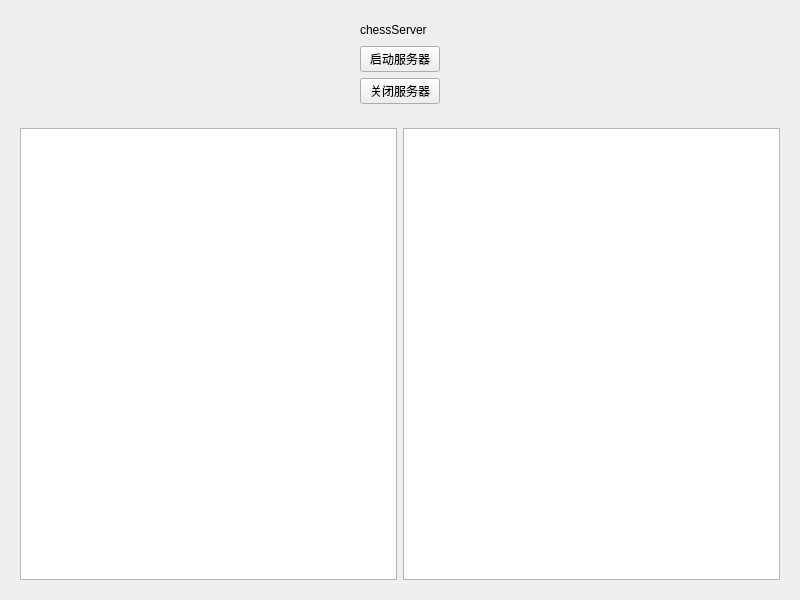
<?xml version="1.0" encoding="UTF-8"?>
<ui version="4.0">
 <class>Widget</class>
 <widget class="QWidget" name="Widget">
  <property name="geometry">
   <rect>
    <x>0</x>
    <y>0</y>
    <width>800</width>
    <height>600</height>
   </rect>
  </property>
  <property name="windowTitle">
   <string>Widget</string>
  </property>
  <layout class="QGridLayout" name="gridLayout_3">
   <item row="0" column="0">
    <widget class="QWidget" name="widget" native="true">
     <layout class="QGridLayout" name="gridLayout">
      <item row="0" column="0">
       <spacer name="horizontalSpacer">
        <property name="orientation">
         <enum>Qt::Horizontal</enum>
        </property>
        <property name="sizeHint" stdset="0">
         <size>
          <width>327</width>
          <height>20</height>
         </size>
        </property>
       </spacer>
      </item>
      <item row="0" column="1">
       <widget class="QLabel" name="label">
        <property name="text">
         <string>chessServer</string>
        </property>
       </widget>
      </item>
      <item row="0" column="2">
       <spacer name="horizontalSpacer_2">
        <property name="orientation">
         <enum>Qt::Horizontal</enum>
        </property>
        <property name="sizeHint" stdset="0">
         <size>
          <width>326</width>
          <height>20</height>
         </size>
        </property>
       </spacer>
      </item>
      <item row="1" column="0">
       <spacer name="horizontalSpacer_3">
        <property name="orientation">
         <enum>Qt::Horizontal</enum>
        </property>
        <property name="sizeHint" stdset="0">
         <size>
          <width>327</width>
          <height>20</height>
         </size>
        </property>
       </spacer>
      </item>
      <item row="1" column="1">
       <widget class="QPushButton" name="startServerbutton">
        <property name="text">
         <string>启动服务器</string>
        </property>
       </widget>
      </item>
      <item row="1" column="2">
       <spacer name="horizontalSpacer_4">
        <property name="orientation">
         <enum>Qt::Horizontal</enum>
        </property>
        <property name="sizeHint" stdset="0">
         <size>
          <width>326</width>
          <height>20</height>
         </size>
        </property>
       </spacer>
      </item>
      <item row="2" column="0">
       <spacer name="horizontalSpacer_5">
        <property name="orientation">
         <enum>Qt::Horizontal</enum>
        </property>
        <property name="sizeHint" stdset="0">
         <size>
          <width>327</width>
          <height>20</height>
         </size>
        </property>
       </spacer>
      </item>
      <item row="2" column="1">
       <widget class="QPushButton" name="closeServerButton">
        <property name="text">
         <string>关闭服务器</string>
        </property>
       </widget>
      </item>
      <item row="2" column="2">
       <spacer name="horizontalSpacer_6">
        <property name="orientation">
         <enum>Qt::Horizontal</enum>
        </property>
        <property name="sizeHint" stdset="0">
         <size>
          <width>326</width>
          <height>20</height>
         </size>
        </property>
       </spacer>
      </item>
     </layout>
    </widget>
   </item>
   <item row="1" column="0">
    <widget class="QWidget" name="widget_2" native="true">
     <layout class="QGridLayout" name="gridLayout_2">
      <item row="0" column="1">
       <widget class="QTextEdit" name="informationEdit"/>
      </item>
      <item row="0" column="0">
       <widget class="QTextEdit" name="userIpEdit"/>
      </item>
     </layout>
    </widget>
   </item>
  </layout>
 </widget>
 <resources/>
 <connections/>
</ui>
